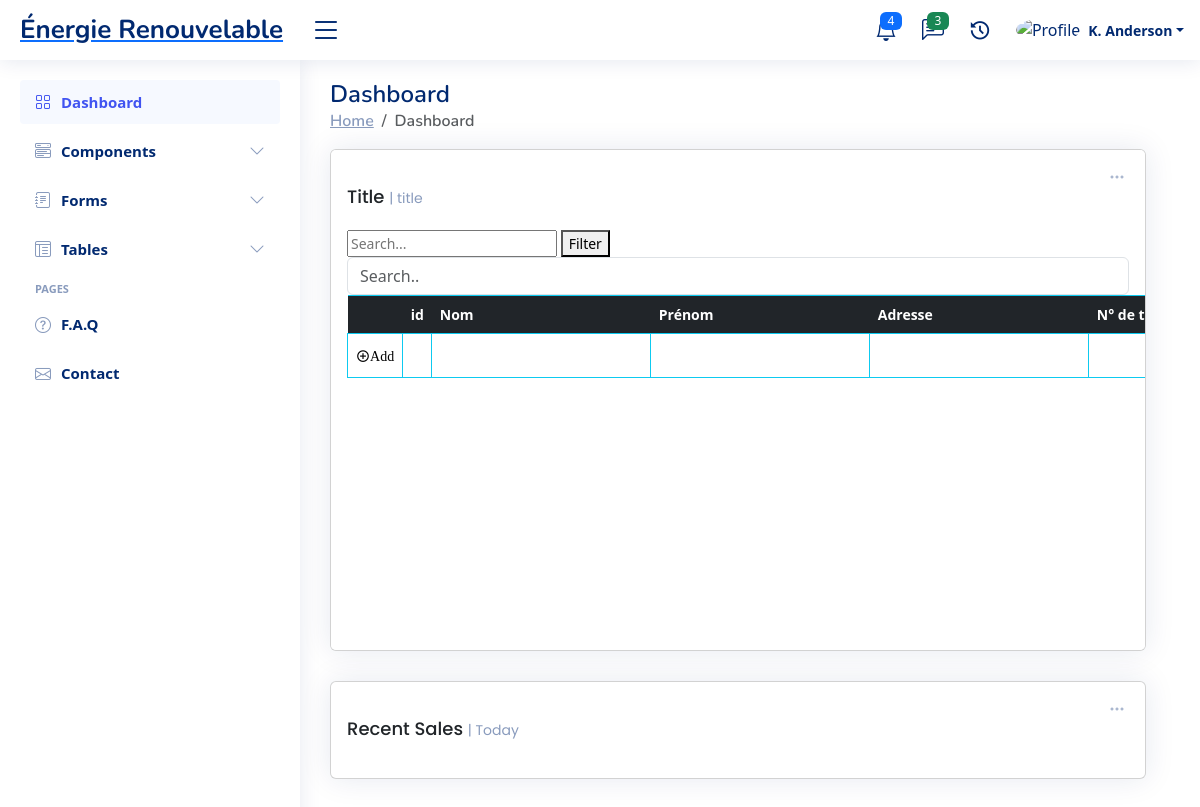
The app's page /formT/ (signed in), older data.
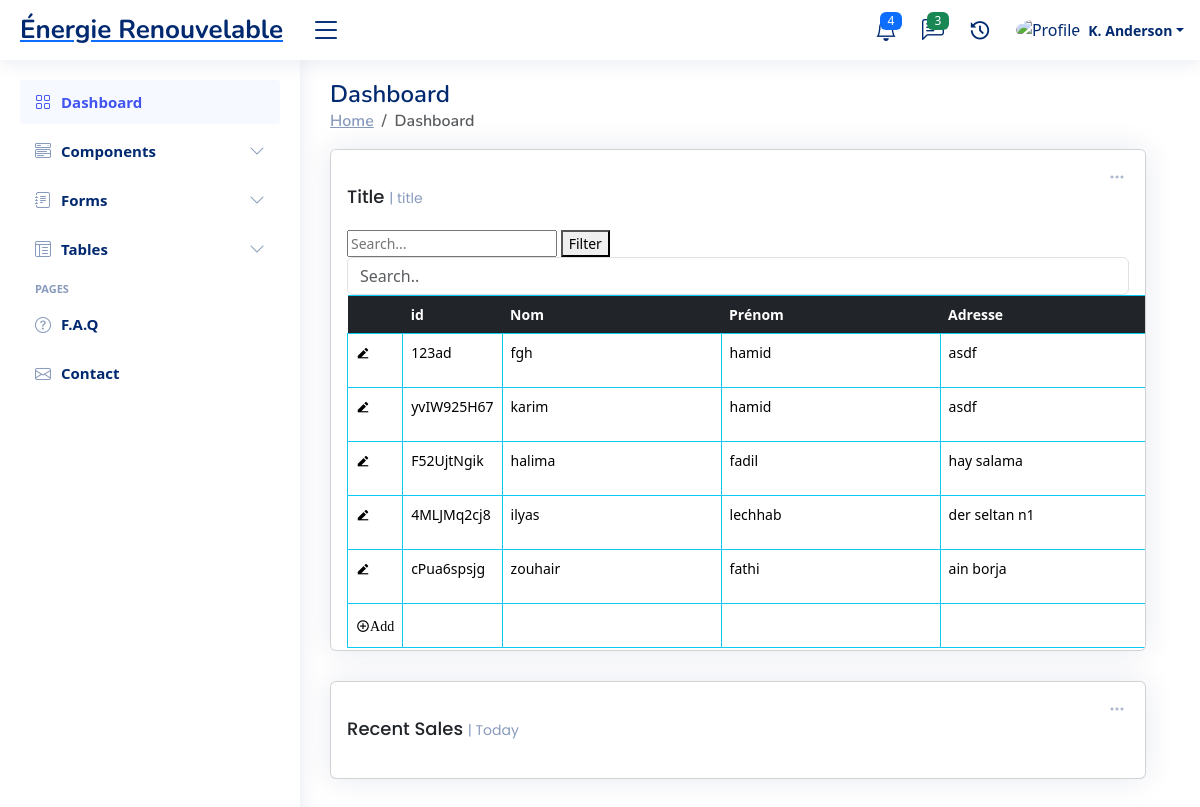
The same page, newer data.
### ERapp/models.py (models this page shows, shortened)
class TableData001(models.Model):
    cell_id = models.CharField(max_length=255,blank=True)
    firstname = models.CharField(max_length=255,blank=True)
    lastname = models.CharField(max_length=255,blank=True)
    address = models.CharField(max_length=255,blank=True)
    num = models.CharField(max_length=255,blank=True)
    vt = models.FileField(upload_to='uploads/files',blank=True)
    etat = models.CharField(max_length=255,blank=True)
    tp = models.CharField(max_length=255,blank=True)
    auditV1 = models.FileField(upload_to='uploads/files/%Y/%m/%d/',blank=True)
    auditV2 = models.FileField(upload_to='uploads/files/%Y/%m/%d/',blank=True)
    auditV3 = models.FileField(upload_to='uploads/files/%Y/%m/%d/',blank=True)
    coffrac = models.CharField(max_length=255,blank=True)

### ERapp/views.py (the view, shortened to what this page needs)
# urls.py: path('formT/',table_view ),
def table_view(request): # add row
    data = TableData001.objects.all()
    col_count = data.count()
    column_names = TableData001._meta.get_fields()
    return render(request, 'html/formPage.html', { 'data': data , 'col_count':col_count ,'column_names': column_names})

### ERapp/templates/html/formPage.html (shortened to what this page needs)
{% load static %}
<!DOCTYPE html>
<html lang="en">
<head>
  <link href="{% static 'css/style.css' %}" rel="stylesheet" type="text/css">
  <link href="{% static 'vendor/bootstrap/css/bootstrap.min.css' %}" rel="stylesheet">
  <link href="{% static 'vendor/bootstrap-icons/bootstrap-icons.css' %}" rel="stylesheet">
  <link href="{% static 'vendor/boxicons/css/boxicons.min.css' %}" rel="stylesheet">
  <link href="{% static 'vendor/quill/quill.snow.css' %}" rel="stylesheet">
  <link href="{% static 'vendor/quill/quill.bubble.css' %}" rel="stylesheet">
  <link href="{% static 'vendor/remixicon/remixicon.css' %}" rel="stylesheet">
  <link href="{% static 'vendor/simple-datatables/style.css' %}" rel="stylesheet">
</head>
<body>
  {% if user.is_authenticated %}
  <header id="header" class="header fixed-top d-flex align-items-center">
    <div class="d-flex align-items-center justify-content-between">
      <a href="/home" class="logo d-flex align-items-center">
        <span class="d-none d-lg-block">Énergie Renouvelable</span>
      </a>
      <i class="bi bi-list toggle-sidebar-btn"></i>
    </div>
    <nav class="header-nav ms-auto">
      <ul class="d-flex align-items-center">
        <li class="nav-item dropdown">
          <a class="nav-link nav-icon" href="#" data-bs-toggle="dropdown">
            <i class="bi bi-bell"></i>
            <span class="badge bg-primary badge-number">4</span>
          </a>
        </li>
        <li class="nav-item dropdown">
          <a class="nav-link nav-icon" href="#" data-bs-toggle="dropdown">
            <i class="bi bi-chat-left-text"></i>
            <span class="badge bg-success badge-number">3</span>
          </a>
        </li>
        <li class="nav-item dropdown">
          <a class="nav-link nav-icon" href="#" data-bs-toggle="dropdown">
            <i class="ri-history-fill"></i>
          </a>
        </li>
        <li class="nav-item dropdown pe-3">
          <a class="nav-link nav-profile d-flex align-items-center pe-0" href="#" data-bs-toggle="dropdown">
            <img src="assets/img/profile-img.jpg" alt="Profile" class="rounded-circle">
            <span class="d-none d-md-block dropdown-toggle ps-2">K. Anderson</span>
          </a>
        </li>
      </ul>
    </nav>
  </header>
  <aside id="sidebar" class="sidebar">
    <ul class="sidebar-nav" id="sidebar-nav">
      <li class="nav-item">
        <a class="nav-link " href="index.html">
          <i class="bi bi-grid"></i>
          <span>Dashboard</span>
        </a>
      </li>
      <li class="nav-item">
        <a class="nav-link collapsed" data-bs-target="#components-nav" data-bs-toggle="collapse" href="#">
          <i class="bi bi-menu-button-wide"></i><span>Components</span><i class="bi bi-chevron-down ms-auto"></i>
        </a>
      </li>
      <li class="nav-item">
        <a class="nav-link collapsed" data-bs-target="#forms-nav" data-bs-toggle="collapse" href="#">
          <i class="bi bi-journal-text"></i><span>Forms</span><i class="bi bi-chevron-down ms-auto"></i>
        </a>
      </li>
      <li class="nav-item">
        <a class="nav-link collapsed" data-bs-target="#tables-nav" data-bs-toggle="collapse" href="#">
          <i class="bi bi-layout-text-window-reverse"></i><span>Tables</span><i class="bi bi-chevron-down ms-auto"></i>
        </a>
      </li>
      <li class="nav-heading">Pages</li>
      <li class="nav-item">
        <a class="nav-link collapsed" href="pages-faq.html">
          <i class="bi bi-question-circle"></i>
          <span>F.A.Q</span>
        </a>
      </li>
      <li class="nav-item">
        <a class="nav-link collapsed" href="pages-contact.html">
          <i class="bi bi-envelope"></i>
          <span>Contact</span>
        </a>
      </li>
    </ul>
  </aside>
  <main id="main" class="main">
    <div class="pagetitle">
      <h1>Dashboard</h1>
      <nav>
        <ol class="breadcrumb">
          <li class="breadcrumb-item"><a href="index.html">Home</a></li>
          <li class="breadcrumb-item active">Dashboard</li>
        </ol>
      </nav>
    </div>
    <section class="section dashboard">
      <div class="row">
          <div class="row">
            <div class="col-12">
              <div class="card recent-sales overflow-auto">
                <div class="filter">
                  <a class="icon" href="#" data-bs-toggle="dropdown"><i class="bi bi-three-dots"></i></a>
                </div>
                <div class="card-body" style="height:500px;">
                  <h5 class="card-title">Title <span>| title</span></h5>
                  <input type="text" id="filterInput" placeholder="Search...">
                  <button onclick="filterTable()">Filter</button>
                  <form method="post"  enctype="multipart/form-data">
                    <input class="form-control" id="myInput" type="text" placeholder="Search..">
                    <table class="table  table-hover   table-bordered     table-borderless border-info "  cellspacing="0">
                        <thead class="table-dark border-info">
                          <th></th>
                          <th>id</th>
                          <th>Nom</th>
                          <th>Prénom</th>
                          <th>Adresse </th>
                          <th>N° de tél</th>
                        </thead>
                        <tbody id="myTable">
                            {% for item in data %}
                            <tr>
                                <td style="width:auto;"><button  class="button_table_data" type="button" id="edit_col_in_table" name="" value="" onclick="my_Func_edit_table('{{item.cell_id}}') "><i class="ri-edit-2-fill"></i></button></td>
                                <td ><p style="width:auto;">{{ item.cell_id }}</p></td>
                                <td class="td_input_cell" ><input class="input_table_data" type="text" name="cell_data1edit" id="cell_data1edit{{ item.cell_id }}" value="{{ item.firstname }}"  ></td>
                                <td class="td_input_cell"><input class="input_table_data" type="text" name="cell_data2edit" id="cell_data2edit{{ item.cell_id }}" value="{{ item.lastname }}"  ></td>
                                <td class="td_input_cell"><input class="input_table_data" type="text" name="cell_data3edit" id="cell_data3edit{{ item.cell_id }}" value="{{ item.address }}"  ></td>
                            </tr>
                            {% endfor %}
                        </tbody>
                        <tfoot>
                            <tr>
                                <td><button type="submit" class="button_table_data" style="text-align:left;" function=myFunctionadd()><i class="ri-add-circle-line">Add</i></button></td>
                                <td></td>
                                <td class="td_input_cell"> <input class="input_table_data" type="text" name="cell_data1add"  ></td>
                                <td class="td_input_cell"><input class="input_table_data" type="text" name="cell_data2add" ></td>
                                <td class="td_input_cell"><input class="input_table_data" type="text" name="cell_data3add" ></td>
                                <td class="td_input_cell"><input class="input_table_data" type="text" name="cell_data4add" ></td>
                            </tr>
                        </tfoot>
                    </table>
                </form>
                </div>
              </div>
            </div>
          </div>
            <div class="row">
              <div class="col-12">
                <div class="card recent-sales overflow-auto">
                  <div class="filter">
                    <a class="icon" href="#" data-bs-toggle="dropdown"><i class="bi bi-three-dots"></i></a>
                  </div>
                  <div class="card-body">
                    <h5 class="card-title">Recent Sales <span>| Today</span></h5>
                  </div>
                </div>
              </div>
          </div>
      </div>
    </section>
  </main>
  {% endif %}
</body>
</html>

### ERapp/static/css/style.css (style rules this page uses)
#tableDATA th, td { white-space: nowrap; }
.badge ,.badgefoot { text-align:center; height:100%; width:100%; max-width:110px ; padding: 0; border-radius: 4px; cursor: pointer; }
:root { scroll-behavior: smooth; }
.border_none, .input_table_data,.button_table_data { border: none; }
.input_table_data,.button_table_data , .td_input_cell, .icoon_table_data { padding:0; background: transparent; }
body { font-family: "Open Sans", sans-serif; background: #f6f9ff; color: #444444; }
a { color: #4154f1; text-decoration: none; }
h1, h2, h3, h4, h5, h6 { font-family: "Nunito", sans-serif; }
#main { margin-top: 60px; padding: 20px 30px; transition: all 0.3s; }
.pagetitle { margin-bottom: 10px; }
.pagetitle h1 { font-size: 24px; margin-bottom: 0; font-weight: 600; color: #012970; }
.card { margin-bottom: 30px; border: none; border-radius: 5px; box-shadow: 0px 0 30px rgba(1, 41, 112, 0.1); }
.card-title { padding: 20px 0 15px 0; font-size: 18px; font-weight: 500; color: #012970; font-family: "Poppins", sans-serif; }
.card-title span { color: #899bbd; font-size: 14px; font-weight: 400; }
.card-body { padding: 0 20px 20px 20px; }
.breadcrumb { font-size: 14px; font-family: "Nunito", sans-serif; color: #899bbd; font-weight: 600; }
.breadcrumb a { color: #899bbd; transition: 0.3s; }
.breadcrumb .breadcrumb-item::before { color: #899bbd; }
.breadcrumb .active { color: #51678f; font-weight: 600; }
.logo { line-height: 1; }
@media (min-width: 1200px) { .logo { width: 280px; } }
.logo span { font-size: 26px; font-weight: 700; color: #012970; font-family: "Nunito", sans-serif; }
.header { transition: all 0.5s; z-index: 997; height: 60px; box-shadow: 0px 2px 20px rgba(1, 41, 112, 0.1); background-color: #fff; padding-left: 20px; }
.header .toggle-sidebar-btn { font-size: 32px; padding-left: 10px; cursor: pointer; color: #012970; }
.header-nav ul { list-style: none; }
.header-nav>ul { margin: 0; padding: 0; }
.header-nav .nav-icon { font-size: 22px; color: #012970; margin-right: 25px; position: relative; }
.header-nav .nav-profile { color: #012970; }
.header-nav .nav-profile img { max-height: 36px; }
.header-nav .nav-profile span { font-size: 14px; font-weight: 600; }
.header-nav .badge-number { position: absolute; inset: -2px -5px auto auto; font-weight: normal; font-size: 12px; padding: 3px 6px; height:auto; }
.sidebar { position: fixed; top: 60px; left: 0; bottom: 0; width: 300px; z-index: 996; transition: all 0.3s; padding: 20px; overflow-y: auto; scrollbar-width: thin; scrollbar-color: #aab7cf transparent; box-shadow: 0px 0px 20px rgba(1, 41, 112, 0.1); background-color: #fff; }
@media (min-width: 1200px) { #main, #footer { margin-left: 300px; } }
.sidebar-nav { padding: 0; margin: 0; list-style: none; }
.sidebar-nav li { padding: 0; margin: 0; list-style: none; }
.sidebar-nav .nav-item { margin-bottom: 5px; }
.sidebar-nav .nav-heading { font-size: 11px; text-transform: uppercase; color: #899bbd; font-weight: 600; margin: 10px 0 5px 15px; }
.sidebar-nav .nav-link { display: flex; align-items: center; font-size: 15px; font-weight: 600; color: #4154f1; transition: 0.3; background: #f6f9ff; padding: 10px 15px; border-radius: 4px; }
.sidebar-nav .nav-link i { font-size: 16px; margin-right: 10px; color: #4154f1; }
.sidebar-nav .nav-link.collapsed { color: #012970; background: #fff; }
.sidebar-nav .nav-link.collapsed i { color: #899bbd; }
.sidebar-nav .nav-link .bi-chevron-down { margin-right: 0; transition: transform 0.2s ease-in-out; }
.dashboard .filter { position: absolute; right: 0px; top: 15px; }
.dashboard .filter .icon { color: #aab7cf; padding-right: 20px; padding-bottom: 5px; transition: 0.3s; font-size: 16px; }
.dashboard .recent-sales { font-size: 14px; }
.dashboard .recent-sales .table thead { background: #f6f6fe; }
.dashboard .recent-sales .table thead th { border: 0; }

Row changes from the older to the newer data that the page shows:
added TableData001: cell_id "123ad", cell_data1edit "fgh", cell_data2edit "hamid", cell_data3edit "asdf"
added TableData001: cell_id "yvIW925H67", cell_data1edit "karim", cell_data2edit "hamid", cell_data3edit "asdf"
added TableData001: cell_id "F52UjtNgik", cell_data1edit "halima", cell_data2edit "fadil", cell_data3edit "hay salama"
added TableData001: cell_id "4MLJMq2cj8", cell_data1edit "ilyas", cell_data2edit "lechhab", cell_data3edit "der seltan n1"
added TableData001: cell_id "cPua6spsjg", cell_data1edit "zouhair", cell_data2edit "fathi", cell_data3edit "ain borja"
Text that changed along with them:
text no longer shown: "N° de…"
